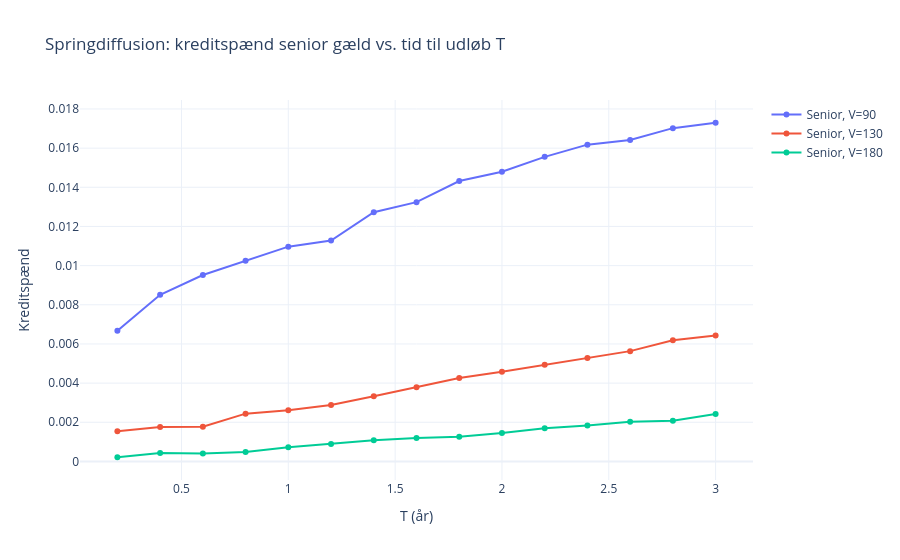
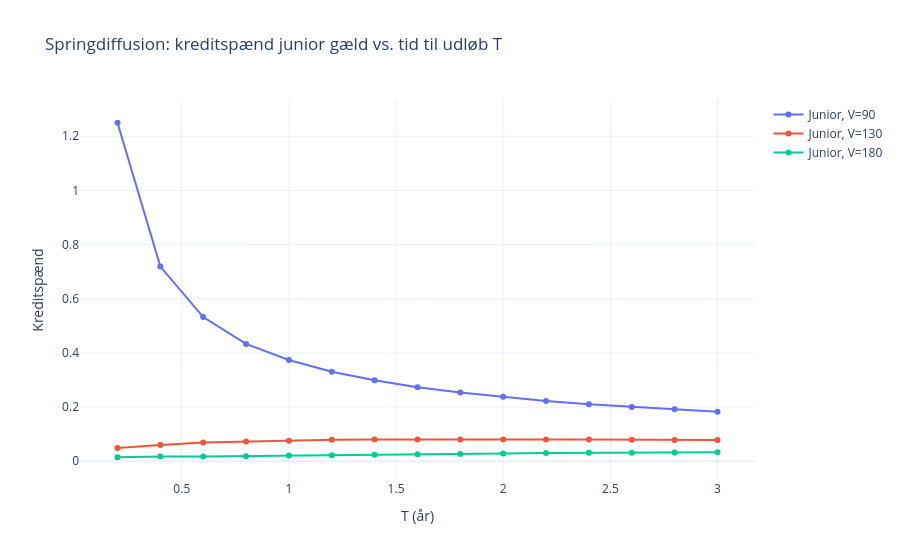

Notebook source saved alongside these figures, in order:
### Markdown cell above
### Opgave 3
Gentag spørgsmål 2 i springdiffusions-modellen: kreditspænd for senior og junior gæld som funktion af tid til udløb for $V = 90$, $V = 130$ og $V = 180$.

### Code cell
def credit_spread_senior_jump(V, DS, DJ, r, sigma, lam, gamma, delta, T, n_paths=50_000, seed=None):
    if T <= 0:
        return np.nan
    B = price_senior_jump(V, DS, DJ, r, sigma, lam, gamma, delta, T, n_paths, seed)
    if B <= 0:
        return np.inf
    return max(0.0, -np.log(B / DS) / T - r)

def credit_spread_junior_jump(V, DS, DJ, r, sigma, lam, gamma, delta, T, n_paths=50_000, seed=None):
    if T <= 0:
        return np.nan
    B = price_junior_jump(V, DS, DJ, r, sigma, lam, gamma, delta, T, n_paths, seed)
    if B <= 0:
        return np.inf
    return max(0.0, -np.log(B / DJ) / T - r)

T_grid_jd = np.linspace(0.2, 3, 15)   # færre punkter pga. MC
V_values = [90, 130, 180]
n_paths_mc = 50_000

fig_s = go.Figure()
for V in V_values:
    s_sen = [credit_spread_senior_jump(V, DS, DJ, r, sigma, lam, gamma, delta, t, n_paths_mc, seed=42 + int(V)) for t in T_grid_jd]
    fig_s.add_trace(go.Scatter(x=T_grid_jd, y=s_sen, mode="lines+markers", name=f"Senior, V={V}"))
fig_s.update_layout(
    title="Springdiffusion: kreditspænd senior gæld vs. tid til udløb T",
    xaxis_title="T (år)",
    yaxis_title="Kreditspænd",
    template="plotly_white",
)
fig_s.show()

fig_j = go.Figure()
for V in V_values:
    s_jun = [credit_spread_junior_jump(V, DS, DJ, r, sigma, lam, gamma, delta, t, n_paths_mc, seed=42 + int(V)) for t in T_grid_jd]
    fig_j.add_trace(go.Scatter(x=T_grid_jd, y=s_jun, mode="lines+markers", name=f"Junior, V={V}"))
fig_j.update_layout(
    title="Springdiffusion: kreditspænd junior gæld vs. tid til udløb T",
    xaxis_title="T (år)",
    yaxis_title="Kreditspænd",
    template="plotly_white",
)
fig_j.show()

### Figure 1 — Plotly figure (JSON) as saved in the notebook; plotly's stock layout.template omitted (floating-point values rounded to 4 significant figures)
{"data": [{"mode": "lines+markers", "name": "Senior, V=90", "type": "scatter", "x": [0.2, 0.4, 0.6, 0.8, 1.0, 1.2, 1.4, 1.6, 1.8, 2.0, 2.2, 2.4, 2.6, 2.8, 3.0], "y": [0.006674, 0.008514, 0.00952, 0.01025, 0.01097, 0.01128, 0.01273, 0.01324, 0.01432, 0.01479, 0.01555, 0.01618, 0.01642, 0.01702, 0.0173]}, {"mode": "lines+markers", "name": "Senior, V=130", "type": "scatter", "x": [0.2, 0.4, 0.6, 0.8, 1.0, 1.2, 1.4, 1.6, 1.8, 2.0, 2.2, 2.4, 2.6, 2.8, 3.0], "y": [0.001541, 0.001755, 0.001775, 0.00244, 0.002619, 0.002883, 0.003332, 0.003788, 0.004264, 0.004579, 0.004936, 0.005287, 0.005633, 0.006192, 0.006428]}, {"mode": "lines+markers", "name": "Senior, V=180", "type": "scatter", "x": [0.2, 0.4, 0.6, 0.8, 1.0, 1.2, 1.4, 1.6, 1.8, 2.0, 2.2, 2.4, 2.6, 2.8, 3.0], "y": [0.0002143, 0.0004354, 0.0004059, 0.000485, 0.0007249, 0.000894, 0.001085, 0.001193, 0.001258, 0.00145, 0.001691, 0.001839, 0.002032, 0.00208, 0.002418]}], "layout": {"title": {"text": "Springdiffusion: kreditspænd senior gæld vs. tid til udløb T"}, "xaxis": {"title": {"text": "T (år)"}}, "yaxis": {"title": {"text": "Kreditspænd"}}}}

### Figure 2 — Plotly figure (JSON) as saved in the notebook; plotly's stock layout.template omitted (floating-point values rounded to 4 significant figures)
{"data": [{"mode": "lines+markers", "name": "Junior, V=90", "type": "scatter", "x": [0.2, 0.4, 0.6, 0.8, 1.0, 1.2, 1.4, 1.6, 1.8, 2.0, 2.2, 2.4, 2.6, 2.8, 3.0], "y": [1.25, 0.719, 0.5324, 0.4333, 0.3738, 0.3305, 0.2991, 0.273, 0.2536, 0.2379, 0.2225, 0.211, 0.2001, 0.1916, 0.1826]}, {"mode": "lines+markers", "name": "Junior, V=130", "type": "scatter", "x": [0.2, 0.4, 0.6, 0.8, 1.0, 1.2, 1.4, 1.6, 1.8, 2.0, 2.2, 2.4, 2.6, 2.8, 3.0], "y": [0.04887, 0.06034, 0.06893, 0.07279, 0.076, 0.07923, 0.08002, 0.08065, 0.08071, 0.08069, 0.07999, 0.0799, 0.07914, 0.0782, 0.07806]}, {"mode": "lines+markers", "name": "Junior, V=180", "type": "scatter", "x": [0.2, 0.4, 0.6, 0.8, 1.0, 1.2, 1.4, 1.6, 1.8, 2.0, 2.2, 2.4, 2.6, 2.8, 3.0], "y": [0.01478, 0.01796, 0.01737, 0.01862, 0.0213, 0.02251, 0.0244, 0.0257, 0.02703, 0.02865, 0.03023, 0.03103, 0.03177, 0.03274, 0.03337]}], "layout": {"title": {"text": "Springdiffusion: kreditspænd junior gæld vs. tid til udløb T"}, "xaxis": {"title": {"text": "T (år)"}}, "yaxis": {"title": {"text": "Kreditspænd"}}}}
